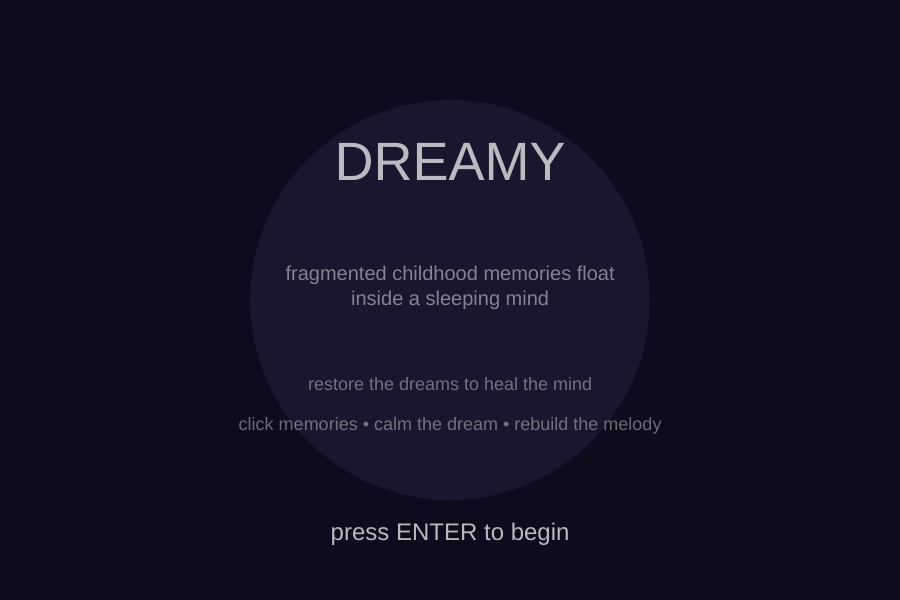
Frame 1 (no input)
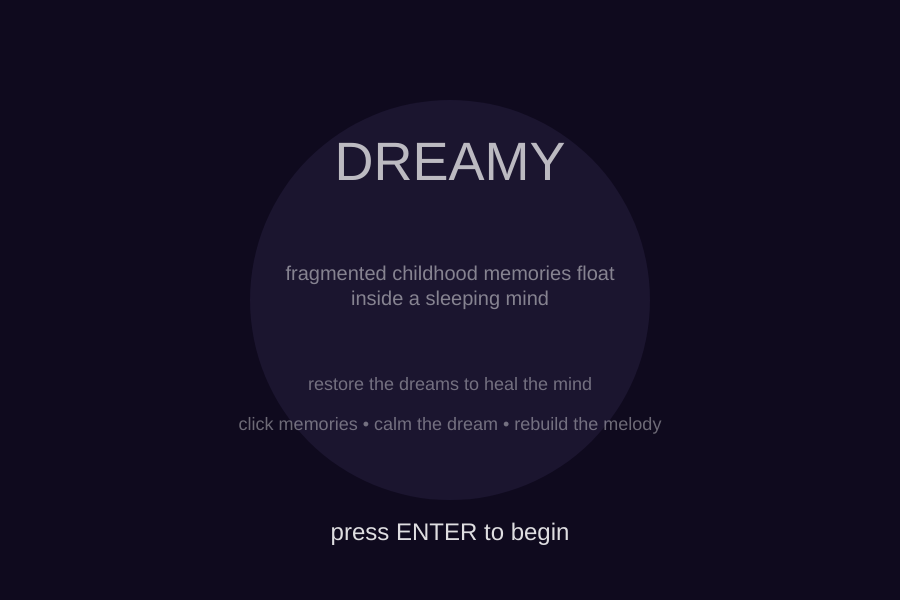
Frame 60 (no input)
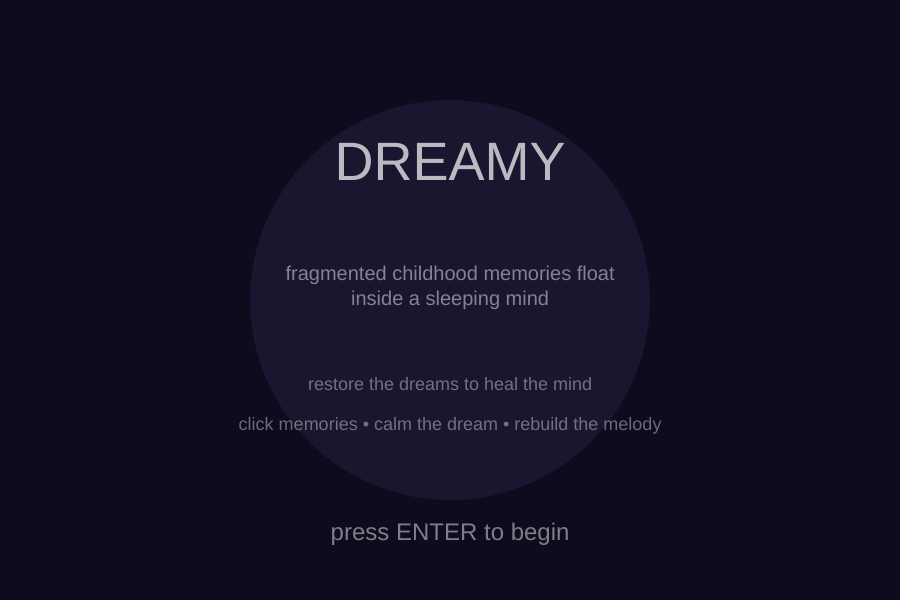
Frame 120 (the mouse pressed at the canvas centre since frame 60)

The p5.js sketch that drew these frames (run headless with seeded random() and noise() and a simulated clock; from frame 60 on, the mouse is pressed at the canvas centre):

// p5.js sketch
// ── sketch.js
let state = 0;
  //0=intro
  //1=dream
  //2=shape TB
  //3=color CP
  //4=repetition SB
  //5=sound MB
  //6=restored
///let teddyComplete = false;
///let colorComplete = false;
///let bandComplete = false;
///let soundComplete = false;      //if true, final dream
let particles = [];      

let squareX = 220;
let squareY = 250;

let circleX = 500;
let circleY = 220;

let triangleY = 0;

let squareDone = false;
let circleDone = false;
let triangleDone = false;

let crayonsDone = false;
let handprintsDone = false;
let balloonsDone = false;

let bandX = 450;
let bandY = 300;
let bandCount = 0;

let melodyStep = 0;

let eyeOpen = 0;
//hold floating dreams (array)


function setup() 
{
  createCanvas(900,600)

//floating dream particles//
  for (let i = 0; i <30; i++)
  {
    particles.push(new DreamParticle());
  }
}

function draw()
{
  drawBackground();
  ///background(20,15,40);

  for (let p of particles)
  {
    p.update();
    p.display();
  }

//"if else" statements//
if(
  squareDone && circleDone && triangleDone &&
  crayonsDone && handprintsDone && balloonsDone &&
  bandCount >= 10 && melodyStep >= 3  
)
{state = 6;}

  if (state == 0)
  {
    drawIntro();
  }
  else if (state == 1)
  {
    drawHub();
  }
  else if (state == 2)
  {
    drawTeddyGame();
  }
  else if (state == 3)
  {
    drawColorGame();
  }
  else if (state == 4)
  {
    drawBandGame();
  }
  else if (state == 5)
  {
    drawSoundGame();
  }
  else if (state == 6)
  {
    drawFinalDream();
  }
}
 function mousePressed()
  {
    if (state == 1)                         //state 1
    {
    //teddy bear
    if(dist(mouseX,mouseY,250,200) < 40)
    {
      state = 2;
    }
   //color pencils
   else if(dist(mouseX,mouseY,650,200) < 40)
    {
      state = 3;
    }
    //silly bandz
    else if(dist(mouseX,mouseY,250,420) < 40)
    {
      state = 4;
    }
    else if(dist(mouseX,mouseY,650,420) < 50)
    {
      state = 5;
    }
   }

   if (state == 2)                       //state 2
    {
      //square
      if (dist(mouseX,mouseY,squareX,squareY) < 60)
      {
        squareDone = true;
      }
      //circle
      else if (dist(mouseX,mouseY,circleX,circleY) < 60)
      {
        circleDone = true;
      }
      //triangle
      else if (dist(mouseX,mouseY,650,350 + triangleY) < 80)
      {
        triangleDone = true;
      }
    }

    if(state==3)                       //state 3 
    {
      //crayons
      if (dist(mouseX,mouseY,240,270) < 60)
      {
        crayonsDone = true;
      }

      //handprints
      else if (dist(mouseX,mouseY,450,300) < 70)
      {
        handprintsDone = true;
      }

      //balloons
      else if (dist(mouseX,mouseY,680,250) < 90)
      {
        balloonsDone = true;
      }
    }

    if(state==4)                       //state 4
    {
      if (dist(mouseX,mouseY,bandX,bandY) < 120)
      {
        bandCount++;
        //random
        bandX = random(150,750);
        bandY = random(180,450);
      }
    }

    if(state==5)                       //state 5
    {
      if(dist(mouseX,mouseY,250,300) < 60)      //note 1
      {
        if (melodyStep == 0)
        {
          melodyStep = 1;
        }
      else
      {
        melodyStep = 0;
      }
     }

      //note 2
      else if(dist(mouseX,mouseY,430,240) < 60)
      {
        if (melodyStep == 1)
        {
          melodyStep = 2;
        }
      else
       {
          melodyStep = 0;
       }
    }
      //note 3
      else if(dist(mouseX,mouseY,620,340) < 60)
      {
        if (melodyStep == 2)
        {
          melodyStep = 3;
        }
      else
      {
        melodyStep = 0;
      }
    }
  }
  }


  function keyPressed()
  {
    if(state==0 && keyCode == ENTER)   //intro
    {
      state = 1;
    }
    if(squareDone && circleDone && triangleDone)    //teddy dream complete
    {
      state = 1;
    }

    else if(crayonsDone && handprintsDone && balloonsDone)   //color dream complete
    {
      state = 1;
    }
    else if(state == 4 && bandCount >= 10)   //bandz dream complete
    {
      state = 1;
    }
    else if(state == 5 && melodyStep >= 3)   //music dream complete
    {
      state = 1;
    }
  }

function drawBackground()
{
  //fade
  noStroke();
  fill(20,15,40,100);
  rect(0,0,width,height);

  //fog glow
  if (frameCount % 120 == 0)
    {
      for(let i = 0; i <5; i++)
      {
        fill(120,100,180,10);
        ellipse(random(width), random(height),200);
      }
    }
}



//////////////////////////
function drawIntro()
{
  background(15,10,30);

//soft glow
noStroke();
fill(120,100,180,30);
ellipse(width/2,height/2,400);
//title
fill(255,180);

textAlign(CENTER);
textSize(54);
text("DREAMY",width/2,180);

//context
textSize(20);
fill(255,120);
text(
"fragmented childhood memories float",
width/2,
280
);
text(
"inside a sleeping mind",
width/2,
305
);

//instructions
textSize(18);
fill(255,100);
text(
"restore the dreams to heal the mind",
width/2,
390
);
text(
"click memories • calm the dream • rebuild the melody",
width/2,
430
);
//begin
fill(255,180 + sin(frameCount * 0.04) * 60);
textSize(24);
text(
"press ENTER to begin",
width/2,
540
);
textAlign(LEFT);  //fix rest of texts
}

function drawHub()
{
  noStroke

  //glow
  if(squareDone && circleDone && triangleDone)
  {
    fill(180,140,220,60);
  }
  else
  {
    fill(120,100,180,40);
  }
  ellipse(width/2,height/2,260,300);

  //eyes
  stroke(90,80,120);
  strokeWeight(3);

  fill(255);
  ellipse(415,280,50,eyeOpen);
  ellipse(485,280,50,eyeOpen);


  noStroke();

  //shape = teddy bear
  if (squareDone && circleDone && triangleDone)
  {
    fill(240,200,170)
  }
  else
  {
     fill(170,140,120);
  }
  let teddyFloat;
    if (squareDone && circleDone && triangleDone)
    {
      teddyFloat = sin(frameCount * 0.01) * 4;
    }
    else
    {
      teddyFloat = sin(frameCount * 0.03) * 10;
    }
  ellipse(250,200 + teddyFloat,60); //head
  ellipse(230,175+teddyFloat,60);   //ear
  ellipse(270,175 + teddyFloat, 25);//ear


  //color = pencils
  let pencilFloat;
  if(crayonsDone && handprintsDone && balloonsDone)
  {
    pencilFloat = sin(frameCount * 0.01) * 4;
  }
  else
  {
    pencilFloat = sin(frameCount * 0.025) * 10;
  }
  strokeWeight(8);
  if(crayonsDone && handprintsDone && balloonsDone)
  {
    stroke(255,180,140);
  }
  else
  {
    stroke(255,120,120);
  }
  line(620,180 + pencilFloat, 660,220 +pencilFloat); //red
  if(crayonsDone && handprintsDone && balloonsDone)
  {
    stroke(180,220,255);
  }
  else
  {
  stroke (120,180,255);
  }
  line(640,180 + pencilFloat,680,220 + pencilFloat);  //bubble
  noStroke();

  //repetition = silly bandz
  noFill();
  if(bandCount >= 10)
  {
  stroke(180,255,220);
  }
  else
  {
    stroke(120,255,180);
  }
  strokeWeight(5);
  let bandFloat;
  if(bandCount >= 10)
  {
    bandFloat = sin(frameCount * 0.01) * 4;
  }
  else
  {
    bandFloat = sin(frameCount * 0.025) * 10;
  }
  ellipse(250,420 + bandFloat,60,30);
  ellipse(250,420 + bandFloat, 30,60);
  noStroke();

  //sound = music box
  fill(200,180,255);

  let musicFloat = sin(frameCount * 0.04) * 10
  rect(620,390 + musicFloat, 60,60,10);   //box
  rect(615,380 + musicFloat, 70,15,10);   //lid
  stroke(220);
  line(680,410 + musicFloat, 700,400 + musicFloat);
  noStroke();
}

function drawTeddyGame()
{
  background(40,30,50)

  //title
  fill(255,150);
  textSize(30);
  text("TEDDY BEAR DREAM",330,80)

  //glow
  noStroke();
  fill(180,160,220,30);
  ellipse(width/2,height/2,300);

  let squareFloat = sin(frameCount * 0.02) * 8;
  let circleFloat = sin(frameCount * 0.025) * 8;
  let triangleFloat = sin(frameCount * 0.03) * 8;

  //shapes
  fill(220,180,180);
  rect(squareX, squareY + squareFloat,80, 80);
  
  fill(180,220,200);
  ellipse(circleX, circleY + circleFloat,90); 

  fill(220,220,160);
  triangle(
    650,350 + triangleFloat + triangleY,
    600,450 + triangleFloat + triangleY,
    700,450 + triangleFloat + triangleY
  );

  if (squareDone)
  {
    squareX = lerp (squareX, 380, 0.3);
    squareY = lerp (squareY, 260, 0.3);
  }

  if (circleDone)
  {
    circleX = lerp (circleX, 520, 0.3);
    circleY = lerp (circleY, 380, 0.3);
  }

  if (triangleDone)
  {
    triangleY = lerp (triangleY, 70, 0.3);
  }

  //outlines
  stroke(255,80);
  strokeWeight(3);
  noFill();

  //square target
  rect(380,260,80,80);
  
  //circle target
  ellipse(520,380,90);

  //triangle target
  triangle(650,420,600,520,700,520);

  if (squareDone && circleDone && triangleDone)
  {
    fill(255,180);
    textSize(28);
    text("DREAM HEALED!", 320,550);

    textSize(18);
    text("press any key to return", 360, 580);
  }

}

function drawColorGame()
{
  background(50,30,30);

  fill(255,150);
  textSize(30);
  text("COLOR DREAM",330,80);      //title

  textSize(18);
  fill(255,100);

  text("click on the handprint memory",320,100);
  text("click the matching color to bring their colors back to life",240,120);

  noStroke();
  fill(255,180,20);
  ellipse(width/2,height/2,320);   //glow

  let fade1 = map(sin(frameCount * 0.02), -1, 1, 40, 120);
  let fade2 = map(sin(frameCount * 0.0025), -1, 1, 40, 120);
  let fade3 = map(sin(frameCount * 0.03), -1, 1, 40, 120);      //floating fade

  if (crayonsDone)
  {
    fill(255,150,120);
  }
  else
  {
    fill(180,fade1);
  }

  rect(220,220,20,100);   

  if (crayonsDone)
  {
    fill(140,200,255);
  }
  else
  {
    fill(180,fade2);
  }

  rect(250,220,20,100);

  if(handprintsDone)        //crayons
  {
    fill(250,180,140);
  }
  else
  {
    fill(180,fade2);
  }

  rect(220,220,20,100);

  if(crayonsDone)
  {
    fill(120,180,255);
  }
  else
  {
    fill(180,fade1);
  }

  rect(250,220,20,100);

  let handGlow = sin(frameCount * 0.04)*20;
  if(handprintsDone)      //handprints
  {
    fill(255,180+handGlow,140);
  }
  else
  {
    fill(180,fade2);
  }

  ellipse(450,320,60); 

  ellipse(430,280,20);
  ellipse(445,270,20);
  ellipse(460,268,20);
  ellipse(475,278,20);

  let balloonFloat = sin(frameCount * 0.02) * 5;
  if(balloonsDone)        //balloons
  {
    fill(255,220,120);
  }
  else
  {
    fill(180,fade3);
  }

  if(balloonsDone)
  {
    ellipse(680,230 + balloonFloat,70,80);
  }
  else
  {
    ellipse(680,250,70,90)
  }

  {
    stroke(220,fade3);
    line(680,295,680,360);
  }
  noStroke();

  
  if(crayonsDone && handprintsDone && balloonsDone)
  {
    fill(255,180);
    textSize(28);
    text("DREAM HEALED!", 320,550);

    textSize(18);
    text("press any key to return", 360, 580);
  }
}

function drawBandGame()
{
  background(30,50,30);

  //title
  fill(255,150);
  textSize(30)
  text("BANDZ DREAM",330,80);

  textSize(18);
  fill(255,100);
  text("catch the repeating memories",320,110);
  text("restore the rhythm of the dream",315,125);

  //glow
  noStroke();
  fill(180,255,180);
  ellipse(width/2,height/2,320);

  //movement
  //let bandFloat = sin(frameCount * 0.4) * 20;

  //glitchy bandz
  noFill();
  stroke(220,255,220);
  strokeWeight(10);
  ellipse(bandX,bandY,80,40);
  ellipse(bandX,bandY, 40,80);

  //counter
  noStroke();
  fill(255,180);
  textSize(24);
  text(bandCount + " / 10", 400, 520);

  //restored
  if(bandCount >= 10)
  {
    fill(255,180);
    textSize(28);
    text("DREAM HEALED!", 320,550);

    textSize(18);
    text("press any key to return", 360, 580);
  }
}

function drawSoundGame()
{
background(30,30,60);
//title
fill(255,150);
textSize(30);
text("MUSIC DREAM",330,80);
textSize(18);
fill(255,100);

text("restore the forgotten melody",320,110);
text("click on each note in order",330,125);
text("listen to the rhythm of the dream",310,140);

//dream glow
noStroke();
fill(180,180,255,25);
ellipse(width/2,height/2,320);

//floating notes
let noteFloat1 = sin(frameCount * 0.02) * 10;
let noteFloat2 = sin(frameCount * 0.025) * 10;
let noteFloat3 = sin(frameCount * 0.03) * 10;

textSize(70);

//note 1
fill(200,180,255);
text("♪",250,300 + noteFloat1);
//note 2
text("♫",430,240 + noteFloat2);
//note 3
text("♬",620,340 + noteFloat3);
//progress text
fill(255,160);
textSize(24);

text("melody restored: " + melodyStep + " / 3",340,520);

//completion
if(melodyStep >= 3)
{
fill(255,180);
textSize(28);
text("DREAM HEALED!",320,550);
textSize(18);
text("press any key to return",340,580);
}
}

function drawFinalDream()
{
  background(60,40,80);
//glow
  noStroke();
  fill(255,220,180,40);
  ellipse(width/2,height/2,260,300);
//closed eyes
  stroke(120,100,140);
  strokeWeight(3);
  line(390,280,440,280);
  line(460,280,510,280);
  noStroke();
//open eye
  eyeOpen = lerp(eyeOpen, 20, 1);
//soft flaming
  for(let p of particles)
  {
  fill(255,220,220,40);
  ellipse(p.x, p.y, p.size * 0.6);
  }
//ending text
  fill(255,200);
  textAlign(CENTER);
  textSize(34);
  text("the dream remembers", width/2, 120);

  textSize(18);
  fill(55,160);

  text("every broken memory has returned", width/2, 480);
  text("the mind rests peacefully now",width/2, 500);
}


function restartGame()        //restart
{

}


class DreamParticle         //particles
{
  constructor()
  {
    this.x = random(width);
    this.y = random(height);
    this.size = random(10,40);

    this.speed = random(0.05,0.15);
    this.alpha = random(20,80)

    this.xSpeed = random(-0.3, 0.3);
  }

  update()
  {
    this.y -= this.speed;
    this.x += this.xSpeed;

    if (this.y < -50)
    {
      this.y = height + 50;
      this.x = random(width);
    }
  }

display()
{
  noStroke();
  
  //bubble
  fill(180, 160, 255, this.alpha);
  ellipse(this.x, this.y, this.size);

  //inner
  fill(255, 255, 255, 10);
  ellipse(this.x, this.y, this.size * 0.5);

}
}
